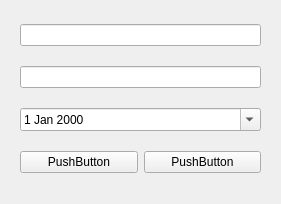
<?xml version="1.0" encoding="UTF-8"?>
<ui version="4.0">
 <class>MainWindow</class>
 <widget class="QMainWindow" name="MainWindow">
  <property name="geometry">
   <rect>
    <x>0</x>
    <y>0</y>
    <width>281</width>
    <height>204</height>
   </rect>
  </property>
  <property name="windowTitle">
   <string>MainWindow</string>
  </property>
  <widget class="QWidget" name="centralwidget">
   <widget class="QWidget" name="verticalLayoutWidget">
    <property name="geometry">
     <rect>
      <x>20</x>
      <y>10</y>
      <width>241</width>
      <height>181</height>
     </rect>
    </property>
    <layout class="QVBoxLayout" name="verticalLayout">
     <item>
      <widget class="QLineEdit" name="NamelineEdit"/>
     </item>
     <item>
      <widget class="QLineEdit" name="TelephonelineEdit"/>
     </item>
     <item>
      <widget class="QDateEdit" name="dateEdit">
       <property name="calendarPopup">
        <bool>true</bool>
       </property>
      </widget>
     </item>
     <item>
      <layout class="QHBoxLayout" name="horizontalLayout">
       <item>
        <widget class="QPushButton" name="OkpushButton">
         <property name="text">
          <string>PushButton</string>
         </property>
        </widget>
       </item>
       <item>
        <widget class="QPushButton" name="CancelpushButton">
         <property name="text">
          <string>PushButton</string>
         </property>
        </widget>
       </item>
      </layout>
     </item>
    </layout>
   </widget>
  </widget>
 </widget>
 <resources/>
 <connections/>
</ui>
